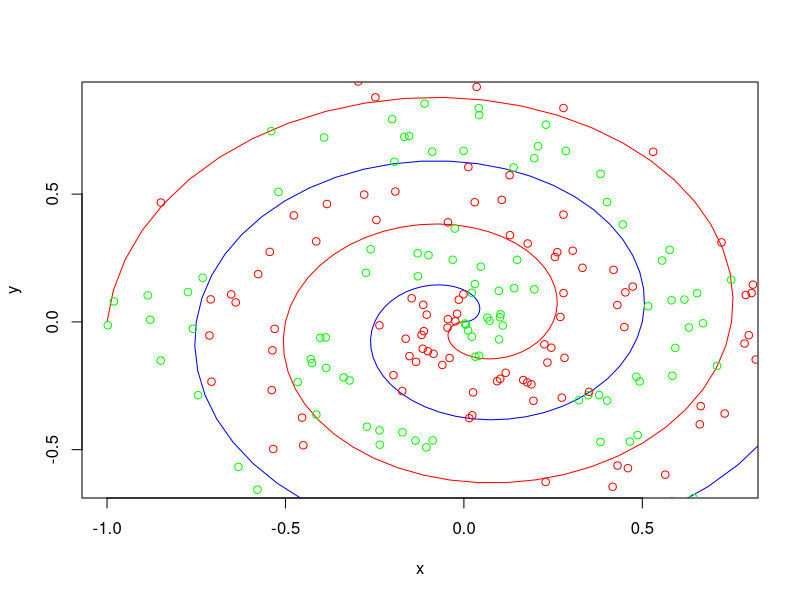

This figure's R source:
col_0 <- c(0.486831,0.653434,0.101386,0.011804,-0.105202,0.483470,0.348140,0.492642,0.987655,0.286729,0.555322,0.401613,0.071898,-0.578483,0.445135,-0.731936,-0.997909,0.628366,-0.128804,-0.980732,-0.402204,0.592344,0.643257,-0.878960,0.109061,-0.580967,-0.429044,-0.759522,-0.201011,0.022197,0.630615,0.030966,0.669979,0.065898,0.102736,-0.744722,0.098581,0.617888,-0.519629,-0.000854,0.379022,0.207874,0.229978,0.709435,0.581908,0.149096,-0.135676,0.749165,-0.465714,-0.261261,0.140918,0.022192,0.005921,0.197181,-0.849596,-0.337024,0.031924,0.003007,-0.129475,-0.413614,0.516379,-0.025403,-0.631814,-0.387260,0.197560,0.322575,0.465041,0.584213,-0.166693,-0.391645,0.382869,-0.236461,-0.153634,-0.110144,-0.885952,0.139367,0.042807,-0.212470,-0.274326,-0.539828,-0.425565,0.047482,-0.320516,0.041601,0.097914,-0.271736,0.042686,-0.194661,-0.099188,0.285598,-0.087347,-0.088631,-0.773275,0.383066,0.576663,-0.172102,-0.386027,0.401115,-0.031387,-0.235655)
col_1 <- c(-0.442673,0.112216,0.018162,-0.034010,-0.490853,-0.214703,-0.286705,-0.233087,-0.143326,-0.889950,0.240089,-0.307804,0.003833,-0.656492,0.381118,0.172551,-0.013453,-0.727102,0.178352,0.080126,-0.062296,-0.101635,-0.689542,0.008367,-0.014341,-0.792948,-0.145362,-0.026960,0.792918,0.113857,-0.022034,0.147791,-0.005311,0.016775,0.029905,-0.286694,-0.068423,0.087120,0.508444,0.668999,-0.286300,0.687250,0.771450,-0.172052,0.084422,0.242889,-0.464594,0.164442,-0.235786,0.284146,0.131875,-0.057892,-0.010437,0.640328,-0.151514,-0.217292,-0.136312,-0.006321,0.268403,-0.362523,0.061256,0.365117,-0.567109,-0.060775,0.127260,-0.306546,-0.468334,-0.210562,0.724060,0.721564,-0.469731,-0.424597,0.726943,0.853926,0.103700,0.604133,-0.132244,-0.957715,0.192277,0.746208,-0.160994,0.215839,-0.229141,0.835966,0.121445,-0.410151,0.808874,0.626453,0.260773,0.668553,-0.463847,0.666129,0.116489,0.578702,0.282177,-0.431979,-0.180164,0.468824,0.242981,-0.480304)



col_2 <- c(-0.538399,0.459639,-0.279385,0.117151,-0.118530,-0.383898,0.473241,0.106105,0.023360,-0.112279,0.730786,-0.044699,-0.045774,-0.536583,0.279184,-0.192131,0.274455,0.189177,0.255150,-0.248003,0.225542,0.234060,-0.085028,0.810013,0.092932,-0.713018,0.177687,-0.104249,0.416817,-0.060391,-0.543922,0.430546,0.449546,-0.530297,0.350747,-0.146268,0.530397,-0.476511,-0.100901,0.429980,0.663609,-0.197331,-0.453313,0.166337,0.564315,0.012557,-0.014494,0.817854,-0.019006,0.261703,-0.639482,-0.652183,0.229142,-0.707302,0.786467,-0.152527,0.270316,0.452474,-0.115236,-0.709553,0.035786,-0.849118,0.030334,-0.163205,0.194770,0.015027,0.279045,0.419187,-0.413800,0.332330,-0.080717,0.582344,0.806162,-0.576460,0.279032,0.371040,-0.296175,0.025688,0.660969,-0.001346,-0.534391,-0.236620,0.798305,-0.172716,-0.040219,0.245007,0.129139,0.721828,0.304967,0.101882,0.128160,-0.044785,-0.245127,-0.134142,-0.450034,0.178766,-0.023889,-0.113935,0.789973,0.281846)
col_3 <- c(-0.267072,-0.572265,0.497981,-0.199090,-0.050907,0.461110,0.138172,0.477350,-0.365254,-0.036296,-0.358535,0.389443,-0.022489,-0.111276,0.112506,0.510011,-0.296463,-0.244322,0.253966,0.878671,-0.087720,-0.159075,-0.124785,0.145631,-0.232085,-0.053205,-0.236735,0.028217,-0.645049,-0.168505,0.273916,-0.562045,-0.020210,-0.027324,-0.273865,0.092383,0.665493,0.416685,-0.115013,0.065897,-0.329704,-0.208397,-0.374502,-0.227719,-0.597689,0.605870,0.086798,-0.147230,0.031745,0.272755,0.076148,0.107605,-0.626405,-0.233985,-0.084564,-0.133957,0.019245,0.115571,-0.105150,0.088092,0.919304,0.466861,0.468018,-0.065881,-0.308690,-0.376700,0.836695,0.203564,0.314912,0.211643,0.957604,-0.703168,0.112692,0.186895,0.419711,-0.751381,0.940466,-0.275806,-0.400811,0.107992,-0.497319,-0.013423,-0.052053,-0.270574,-0.141391,-0.100977,0.339252,0.311062,0.278503,-0.222812,0.573863,0.010502,0.398669,-0.156339,-0.482773,0.306704,0.002308,0.066655,0.105600,-0.140669)


r <- seq(from = 0, to = 1, by = 0.01)



g <- r*4*pi - pi
x <- r*cos(g)
y <- r*sin(g)

plot(x,y,type = "l", col = "red")
g <- r*4*pi
x <- r*cos(g)
y <- r*sin(g)
points(x,y,type = "l", col = "blue")
points(col_0,col_1,col = "green")
points(col_2,col_3,col = "red")
